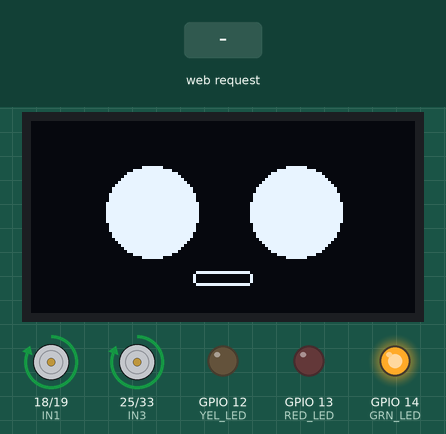
Bench run of a sketch on a simulated ESP32. Shown: 128×64 one-colour display, motor-driver pin pairs drawn as motors (green arrow = first pin HIGH = forward, orange = second pin HIGH = backward, longer = more drive), output pins drawn as LEDs (lit = HIGH). Dashed ring = blinking. The test bench sets the inputs (shaded band). WiFi joins after 1.5 s; servers stay silent unless stated; the audio player accepts every command and is not drawn; what the sketch prints to the serial monitor is not drawn.

Above: at 7.7 s.
7.8 s: HTTP request GET /alert received
At 8.34 s:
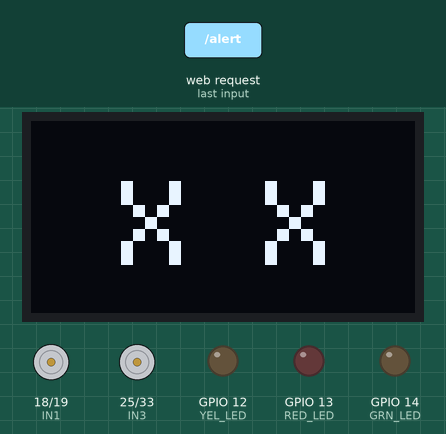
10.8 s: HTTP request GET /mild received
At 11.34 s:
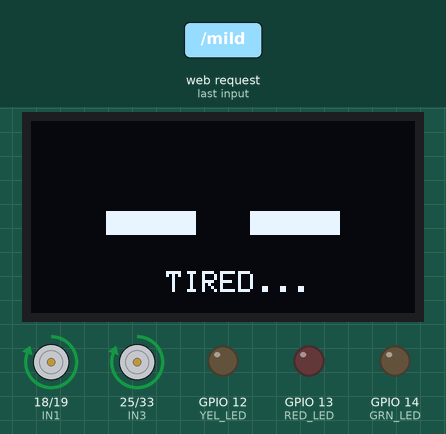
13.8 s: HTTP request GET /reset received
At 15.0 s:
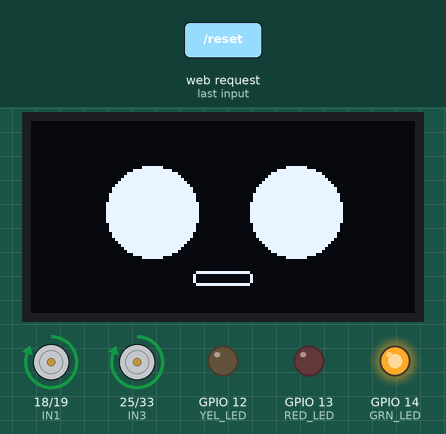
15.3 s: HTTP request GET /mild received
At 16.84 s:
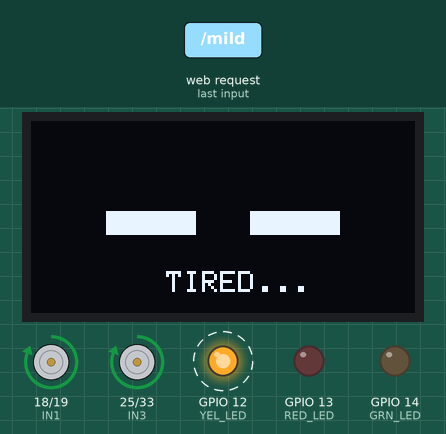
Timing chart, 0 to 19.3 s (numbered marks = the images above; inputs shaded):
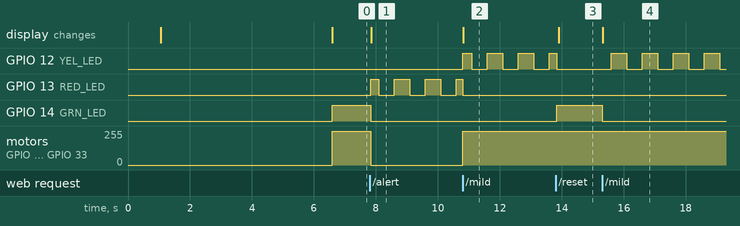

The sketch:

Drowsiness-Detecttion-IOT.ino
```cpp
#include <WiFi.h>
#include <WebServer.h>
#include <ESPmDNS.h>
#include <Wire.h>
#include <Adafruit_GFX.h>
#include <Adafruit_SSD1306.h>
#include "HardwareSerial.h"
#include "DFRobotDFPlayerMini.h"

// --- OLED CONFIGURATION ---
#define SCREEN_WIDTH 128
#define SCREEN_HEIGHT 64
Adafruit_SSD1306 display(SCREEN_WIDTH, SCREEN_HEIGHT, &Wire, -1);

// --- MP3 CONFIGURATION ---
// IMPORTANT: ESP32 RX_PIN connects to DFPlayer TX | TX_PIN connects to 1k resistor -> DFPlayer RX
#define RX_PIN 26
#define TX_PIN 27
HardwareSerial mySerial(2); // Using UART2
DFRobotDFPlayerMini myDFPlayer;

// --- WiFi Credentials ---
const char* ssid = "Gafi3";
const char* password = "12345678";

// --- STATIC IP CONFIGURATION ---
IPAddress local_IP(192, 168, 43, 100);
IPAddress gateway(192, 168, 43, 1);
IPAddress subnet(255, 255, 255, 0);

// --- Pin Definitions ---
const int IN1 = 18;
const int IN2 = 19;
const int IN3 = 25;
const int IN4 = 33;

const int RED_LED = 13;
const int YEL_LED = 12;
const int GRN_LED = 14;

// --- State Variables ---
int drowsyLevel = 3; // Start at 3 (Connecting)
unsigned long lastBlinkTime = 0;
bool blinkState = false;
const int blinkInterval = 500;

// --- Audio Sequencing Variables ---
int dangerSequenceStep = 0;
unsigned long lastAudioTime = 0;
bool welcomePlayed = true;

WebServer server(80);

// --- Function Declarations ---
void handleDrowsyAlert();
void handleMildAlert();
void handleReset();
void handleAudioSequencing();
void updateOLED(int state);

void setup() {
  Serial.begin(115200);
  delay(1000); // Wait for Serial Monitor to catch up

  // 1. Initialize OLED (Low Power)
  if(!display.begin(SSD1306_SWITCHCAPVCC, 0x3C)) {
    Serial.println(F("OLED failed"));
  }
  updateOLED(3); // Show "Connecting" face

  // 2. Initialize Hardware Pins
  pinMode(IN1, OUTPUT); pinMode(IN2, OUTPUT);
  pinMode(IN3, OUTPUT); pinMode(IN4, OUTPUT);
  pinMode(RED_LED, OUTPUT); pinMode(YEL_LED, OUTPUT); pinMode(GRN_LED, OUTPUT);

  // 3. Initialize MP3 (STAGGERED START)
  // We do this BEFORE WiFi to avoid power spikes
  Serial.println(F("Initializing MP3..."));
  mySerial.begin(9600, SERIAL_8N1, RX_PIN, TX_PIN);
  delay(2000); // CRITICAL: Give the DFPlayer time to wake up before communicating

  if (myDFPlayer.begin(mySerial, true, true)) {
    Serial.println(F("✅ DFPlayer Online"));
    myDFPlayer.volume(10); // KEEP VOLUME LOW (8-12) because you have no capacitor
    delay(500);
    myDFPlayer.stop();
  } else {
    Serial.println(F("❌ DFPlayer NOT detected. Check wiring/SD card."));
    // We don't use while(true) here so the rest of the car still works
  }

  // 4. WiFi Configuration (THE HEAVY LIFTER)
  // We do this last because it draws the most current
  delay(1000);
  if (!WiFi.config(local_IP, gateway, subnet)) {
    Serial.println("STA Failed to configure");
  }

  WiFi.begin(ssid, password);
  int counter = 0;
  while (WiFi.status() != WL_CONNECTED && counter < 20) {
    delay(500);
    Serial.print(".");
    counter++;
  }

  if (WiFi.status() == WL_CONNECTED) {
    Serial.println("\n✅ WiFi Connected!");
    drowsyLevel = 0; // Set to Awake
    updateOLED(0);
  } else {
    Serial.println("\n⚠️ WiFi Timeout - Running offline mode");
    drowsyLevel = 0;
  }

  if (MDNS.begin("sentinel")) {
    Serial.println("MDNS started");
  }

  server.on("/alert", handleDrowsyAlert);
  server.on("/mild", handleMildAlert);
  server.on("/reset", handleReset);
  server.begin();

  Serial.println("System Ready!");
}

void loop() {
  server.handleClient();

  // Timer for blinking LEDs
  if (millis() - lastBlinkTime >= blinkInterval) {
    lastBlinkTime = millis();
    blinkState = !blinkState;
  }

  handleAudioSequencing();

  // --- BRAIN: Control Motors, LEDs, and OLED ---
  if (drowsyLevel == 0) {
    // AWAKE: Motors ON, Green LED ON
    digitalWrite(IN1, HIGH); digitalWrite(IN2, LOW);
    digitalWrite(IN3, HIGH); digitalWrite(IN4, LOW);
    digitalWrite(GRN_LED, HIGH); digitalWrite(YEL_LED, LOW); digitalWrite(RED_LED, LOW);
    updateOLED(0);
  }
  else if (drowsyLevel == 1) {
    // MILD: Motors ON, Yellow LED Blinking
    digitalWrite(IN1, HIGH); digitalWrite(IN2, LOW);
    digitalWrite(IN3, HIGH); digitalWrite(IN4, LOW);
    digitalWrite(GRN_LED, LOW); digitalWrite(YEL_LED, blinkState); digitalWrite(RED_LED, LOW);
    updateOLED(1);
  }
  else if (drowsyLevel == 2) {
    // DANGER: Motors STOP, Red LED Blinking
    digitalWrite(IN1, LOW); digitalWrite(IN2, LOW);
    digitalWrite(IN3, LOW); digitalWrite(IN4, LOW);
    digitalWrite(GRN_LED, LOW); digitalWrite(YEL_LED, LOW); digitalWrite(RED_LED, blinkState);
    updateOLED(2);
  }
}

void updateOLED(int state) {
  static int lastState = -1;
  if (state == lastState) return;
  lastState = state;

  display.clearDisplay();
  display.setTextColor(SSD1306_WHITE);

  if (state == 0) { // AWAKE
    display.fillCircle(40, 30, 15, SSD1306_WHITE);
    display.fillCircle(88, 30, 15, SSD1306_WHITE);
    display.drawRoundRect(54, 50, 20, 5, 2, SSD1306_WHITE);
  }
  else if (state == 1) { // MILD
    display.fillRect(25, 30, 30, 8, SSD1306_WHITE);
    display.fillRect(73, 30, 30, 8, SSD1306_WHITE);
    display.setTextSize(1);
    display.setCursor(45, 50);
    display.print("TIRED...");
  }
  else if (state == 2) { // DANGER
    display.setTextSize(4);
    display.setCursor(30, 20); display.print("X");
    display.setCursor(78, 20); display.print("X");
  }
  else if (state == 3) { // CONNECTING
    display.drawCircle(40, 30, 10, SSD1306_WHITE);
    display.drawCircle(88, 30, 10, SSD1306_WHITE);
    display.setTextSize(1);
    display.setCursor(20, 50);
    display.print("CONNECTING...");
  }
  display.display();
}

void handleAudioSequencing() {
  if (drowsyLevel == 2) {
    welcomePlayed = false;
    // Play danger audio every 4 seconds
    if (millis() - lastAudioTime > 4000) {
      lastAudioTime = millis();
      if (dangerSequenceStep == 0)      { myDFPlayer.playMp3Folder(1); dangerSequenceStep = 1; }
      else if (dangerSequenceStep == 1) { myDFPlayer.playMp3Folder(3); dangerSequenceStep = 2; }
      else if (dangerSequenceStep == 2) { myDFPlayer.playMp3Folder(1); dangerSequenceStep = 3; }
      else if (dangerSequenceStep == 3) { myDFPlayer.playMp3Folder(4); dangerSequenceStep = 2; }
    }
  }
  else if (drowsyLevel == 0 && !welcomePlayed) {
    static int resetStep = 0;
    // Play recovery audio
    if (millis() - lastAudioTime > 4000) {
      if (resetStep == 0) {
        myDFPlayer.playMp3Folder(6);
        lastAudioTime = millis();
        resetStep = 1;
      }
      else if (resetStep == 1) {
        myDFPlayer.playMp3Folder(2);
        welcomePlayed = true;
        resetStep = 0;
      }
    }
  }
}

void handleDrowsyAlert() {
  if (drowsyLevel != 2) {
    Serial.println("!!! DANGER ALERT !!!");
    drowsyLevel = 2;
    dangerSequenceStep = 0;
    lastAudioTime = 0;
  }
  server.send(200, "text/plain", "Danger Mode");
}

void handleMildAlert() {
  drowsyLevel = 1;
  server.send(200, "text/plain", "Mild Mode");
}

void handleReset() {
  if (drowsyLevel != 0) {
    drowsyLevel = 0;
    welcomePlayed = false;
    lastAudioTime = 0;
  }
  server.send(200, "text/plain", "System Reset");
}
```

Measured:
- after the input at 7.8 s, GPIO 13 (RED_LED): LOW → HIGH at once, then repeats every 1.0 s: LOW 0.50 s, HIGH 0.50 s; GPIO 14 (GRN_LED): HIGH → LOW at once; motor on GPIO 18 (IN1) / GPIO 19 (IN2), motor on GPIO 25 (IN3) / GPIO 33 (IN4): forward 255/255 → stopped at once; the display: changes after 0.06 s (image 1)
- after the input at 10.8 s, GPIO 12 (YEL_LED): LOW → HIGH at once, then repeats every 1.0 s: LOW 0.50 s, HIGH 0.50 s; motor on GPIO 18 (IN1) / GPIO 19 (IN2), motor on GPIO 25 (IN3) / GPIO 33 (IN4): stopped → forward 255/255 at once; the display: changes at once (image 2)
- after the input at 13.8 s, GPIO 14 (GRN_LED): LOW → HIGH at once; the display: changes after 0.10 s (image 3)
- after the input at 15.3 s, GPIO 12 (YEL_LED): alternates HIGH for 0.50 s and LOW for 0.50 s, starting after 0.30 s; GPIO 14 (GRN_LED): HIGH → LOW at once; the display: changes at once (image 4)
